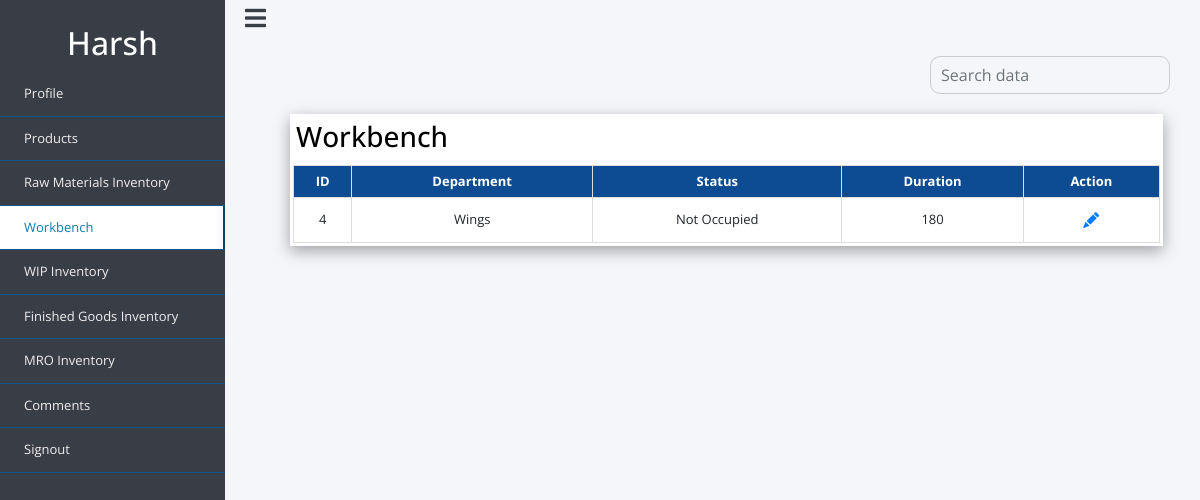
Page /user_files/user_workbench.php (signed in) on the committed database.
### tables this page shows
CREATE TABLE `workbench` (
  `id` varchar(12) NOT NULL,
  `department` varchar(100) NOT NULL,
  `status` varchar(100) NOT NULL,
  `duration` int(11) NOT NULL
);

### user_files/user_workbench.php (the view, shortened to what this page needs)
<?php
include 'dbconnect.php';
?>
<!doctype html>
<html lang="en">
  <head>
    <link rel="stylesheet" href="https://stackpath.bootstrapcdn.com/bootstrap/4.4.1/css/bootstrap.min.css">
    <link rel="stylesheet" href="style2.css">
    <link rel="stylesheet" href="https://cdn.jsdelivr.net/npm/bootstrap-icons@1.7.2/font/bootstrap-icons.css">
     <link rel="stylesheet" href="https://use.fontawesome.com/releases/v5.8.1/css/all.css">
  </head>
  <body>
 <div class="wrapper">
        <div class="section">
            <div class="top_navbar">
                <div class="hamburger">
                    <a href="#">
                        <i class="fas fa-bars"></i>
                    </a>
                </div>
            </div>
        </div>
        <div class="sidebar">
            <div class="profile">
                <h2><?php echo $_SESSION['username']?></h2>
            </div>
            <ul>
                <li>
                    <a href="user_profile.php">
                        <span class="item">Profile</span>
                    </a>
                </li>
                <li>
                    <a href="user_products.php" >
                        <span class="item">Products</span>
                    </a>
                </li>
                <li>
                    <a href="user_rm.php">
                        <span class="item">Raw Materials Inventory</span>
                    </a>
                </li>
                <li>
                    <a href="user_workbench.php" class="active">
                        <span class="item">Workbench</span>
                    </a>
                </li>
                <li>
                    <a href="user_wip.php">
                        <span class="item">WIP Inventory</span>
                    </a>
                </li>
                <li>
                    <a href="user_fg.php">
                        <span class="item">Finished Goods Inventory</span>
                    </a>
                </li>
                <li>
                    <a href="user_mro.php">
                        <span class="item">MRO Inventory</span>
                    </a>
                </li>
                 <li>
                 <a href="user_comments.php">
                        <span class="item">Comments</span>
                    </a>
                </li>
                <li>
                        <a href="logout.php"><span class="item">Signout</span></a>
                </li>
  </ul>
        </div>
   </div>
<div class="content">
    <form action="" method="POST">
                                    <div class="input-group">
                                        <input type="text" name="search" id="search" class="form-control" placeholder="Search data" >
                                    </div>
                                </form>
<div class="box">
<table class="user-info">
  <tr class="heading">
 <td> <h3><u>Workbench</u></h3></td>
    </tr>
      <table class="products">
        <thead>
  <tr>
    <th>ID</th>
    <th>Department</th>
    <th>Status</th>
    <th>Duration</th>
    <th>Action</th>
  </tr>
  </thead>
  <tbody id="employee_table">
  <?php
   $uname=$_SESSION['username'];
  $sql1=mysqli_query($conn,"SELECT workstation FROM users WHERE username='$uname'");
  $row5 =mysqli_fetch_assoc($sql1);
   $workid = $row5['workstation'];
  $sql = "SELECT * FROM `workbench` WHERE id=$workid ";
  $result = mysqli_query($conn, $sql);
    if ($result) {
      while($row = mysqli_fetch_assoc($result)) {
       $id=$row['id'];
          echo '<tr>
              <td>'.$row["id"].'</td>
              <td>'.$row["department"].'</td>
              <td>'.$row["status"].'</td>
               <td>'.$row["duration"].'</td>
               <td>
               <button type="button" class="btn btn-link"> <a href="edit_userworkbench.php?editid='.$id.'">  <span class="bi bi-pencil-fill"></span></a></button>
</td>
             </tr>';
  }
}
?>
</tbody>
</table>
</div>
</div>
</body>
</html>

### css_styles_files/style2.css (style rules this page uses)
* { list-style: none; text-decoration: none; margin: 0; padding: 0; box-sizing: border-box; font-family: 'Open Sans', sans-serif; }
body { background: #F5F6FA; }
.wrapper .sidebar { background:#393E46; position: relative; z-index: 3; top: 0; left: 0; width: 225px; height: 100%; padding: 14px 0; transition: all 0.5s ease; }
.wrapper .sidebar .profile { margin-bottom: 10px; text-align: center; margin-top: 10px; }
.wrapper .sidebar .profile h2 { color: #ffffff; margin: 10px 0 5px; }
.wrapper .sidebar ul li a { display: block; padding: 12px 24px; border-bottom: 1px solid #10558d; color: rgb(241, 237, 237); font-size: 13px; position: relative; }
.wrapper .sidebar ul li a:hover, .wrapper .sidebar ul li a.active { color: #0c7db1; background:white; border-right: 2px solid rgb(5, 68, 104); }
.wrapper .sidebar ul li a:hover:before, .wrapper .sidebar ul li a.active:before { display: block; }
.wrapper .section { width: calc(100% - 225px); margin-left: 225px; transition: all 0.5s ease; }
.top_navbar { background: #F5F6FA; }
.wrapper .section .top_navbar .hamburger a { font-size: 24px; color:#393E46; margin-left:10px; padding:10px; }
input[type=text], select { width: 90%; padding: 10px; background-color: #F5F6FA; display: inline-block; border: 1px solid #ccc; border-radius: 10px; box-sizing: border-box; margin-left:20px; margin-right:60px; }
.heading { margin-left: 90px; color: black; margin-bottom: 20px; }
.content { margin-left:20px; }

### user_files/user_workbench.php (style rules this page uses)
.wrapper .sidebar { background:#393E46; position: fixed; top: 0; left: 0; width: 225px; height: 100%; padding: 14px 0; transition: all 0.5s ease; }
h2 { margin-left:60px; }
.content { border: 1px; margin-top: 10px; margin-bottom: 60px; margin-right: 0px; margin-left: 230px; word-wrap: break-word; }
* { list-style: none; text-decoration: none; margin: 0; padding: 0; box-sizing: border-box; font-family: 'Open Sans', sans-serif; }
.content .box { padding: 3px; width: 90%; background-color:white; box-shadow: rgba(0, 0, 0, 0.35) 0px 5px 15px; display: block; margin-left: 60px; margin-right: auto; font-size:13px; }
.content .box .user-info td, .user-info th { font-size:13px; padding: 3px; }
.content .box .heading { font-family: Arial, Helvetica, sans-serif; font-size: 24px; }
.products { font-family: Arial, Helvetica, sans-serif; border-collapse: collapse; width: 100%; padding: 3px; text-align: center; }
.products td, .products th { border: 1px solid #ddd; padding: 3px; }
.products th { padding-top: 6px; padding-bottom: 6px; text-align: center; background-color: #0D4C92; color: white; }
#search { width:100%; padding: 5px 10px; margin-top: 10px; margin-bottom: 20px; margin-right: 30px; margin-left: 700px; display: inline-block; border: 1px solid #ccc; box-sizing: border-box; }
h2 { text-align:center; color: white; margin-right:170px; }

### rows in the picture
workbench: id "4", department "Wings", status "Not Occupied", duration "180"

### other values in the picture
$_SESSION['username'] "Harsh"
